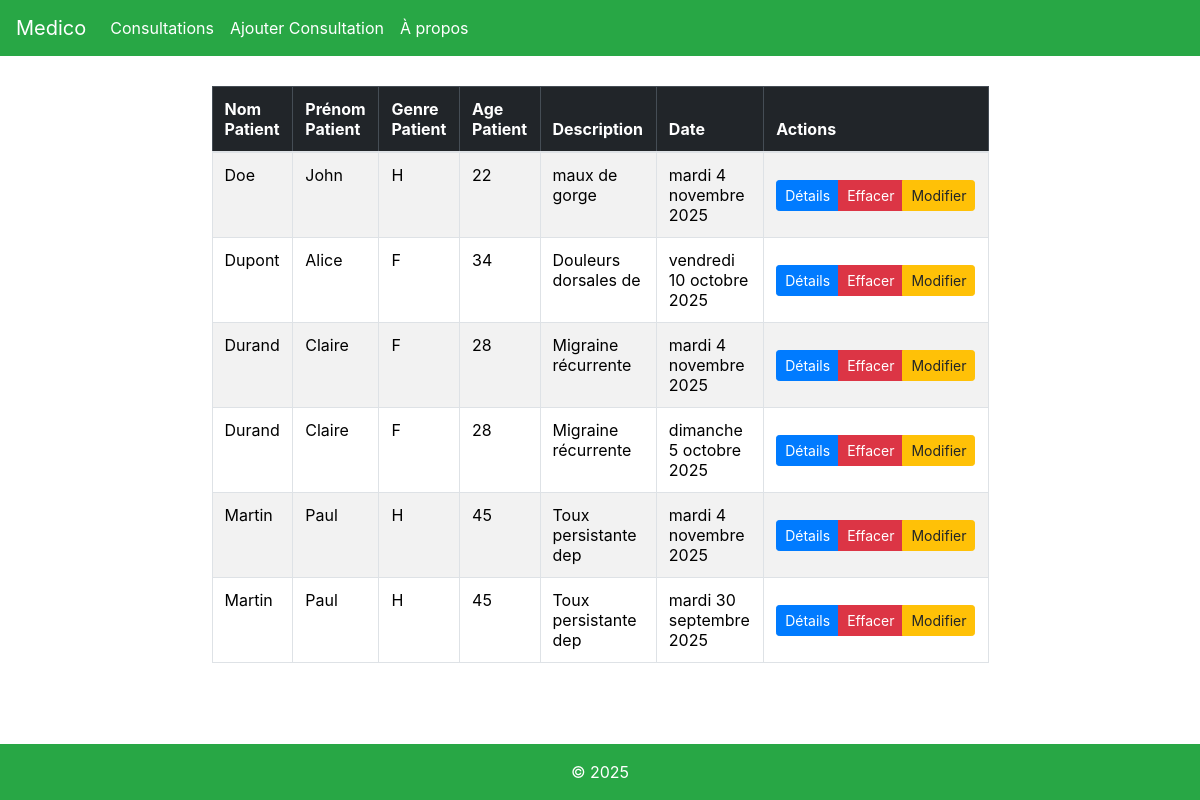
/consultations/, run on an earlier commit of the app's database.
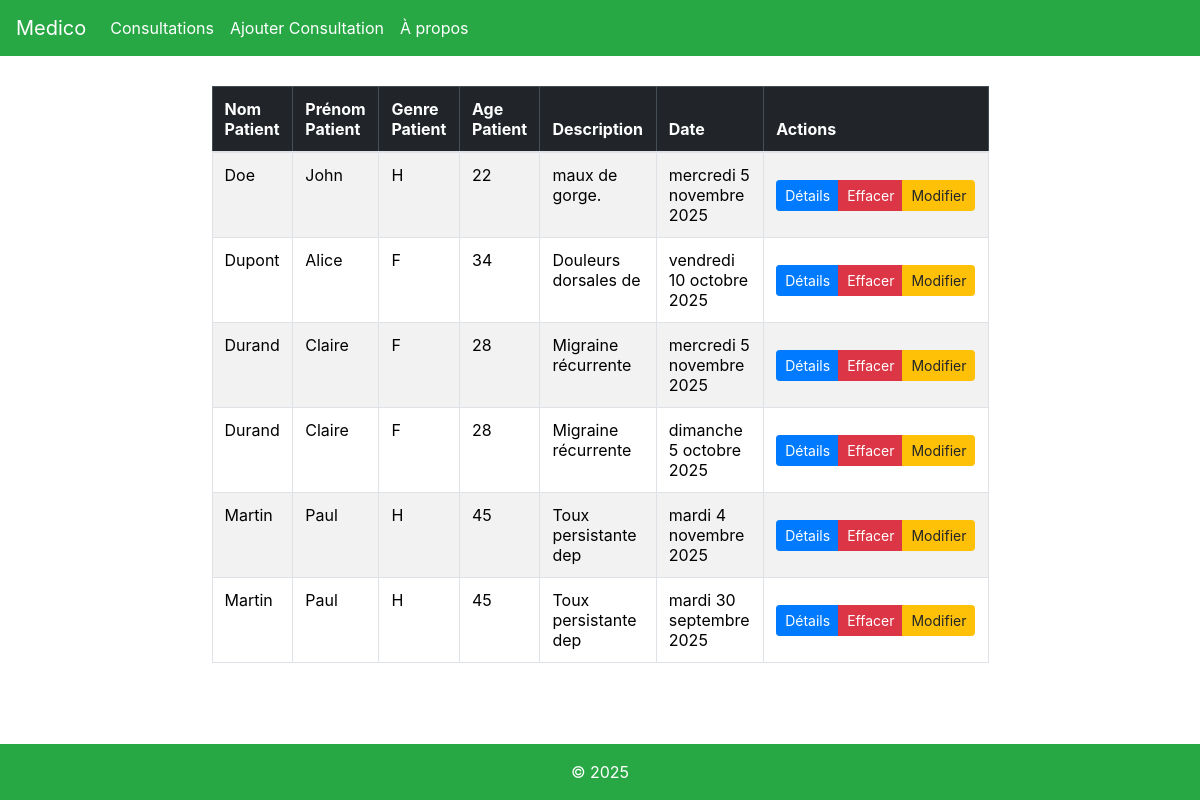
And on a later commit of the database.
### medico/models.py (models this page shows)
class Consultation(models.Model):
    GENRE_CHOIX = [('F', "Femme"), ('H', "Homme")]
    patient_nom = models.CharField(max_length=40, null=False)
    patient_prenom = models.CharField(max_length=30, null=False)
    patient_genre = models.CharField(max_length=1, null=False, choices=GENRE_CHOIX)
    patient_age = models.IntegerField(null=False)
    description = models.TextField(null=False)
    date_consultation = models.DateField(null=False)

### medico/views.py (the view)
# urls.py: path('consultations/', views.consultations, name='listeconsultations'),
def consultations(request):
    lesConsultations = Consultation.objects.all().order_by('patient_nom')
    return render(request, 'medico/listeconsultations.html', {"lesConsultations":lesConsultations})

### medico/templates/medico/listeconsultations.html (shortened to what this page needs)
{% extends 'medico/main.html'%}
{% load django_bootstrap5 %}
{% block content %}
<!DOCTYPE html>
<html lang="en">
<head>
    <link rel="stylesheet" href="https://stackpath.bootstrapcdn.com/bootstrap/4.5.2/css/bootstrap.min.css">
</head>
<body>
    <div class="custom-table">
{% if lesConsultations %}
<table class="table table-striped table-bordered">
    <thead class="table-dark">
        <tr>
            <th>Nom Patient</th>
            <th>Prénom Patient</th>
            <th>Genre Patient</th>
            <th>Age Patient</th>
            <th>Description</th>
            <th>Date</th>
            <th>Actions</th>
        </tr>
    </thead>
    <tbody>
        {% for uneConsultation in lesConsultations %}
        <tr>
        <td>{{uneConsultation.patient_nom}}</td>
        <td>{{uneConsultation.patient_prenom}}</td>
        <td>{{uneConsultation.patient_genre}}</td>
        <td>{{uneConsultation.patient_age}}</td>
        <td>{{uneConsultation.description|slice:":20"}}</td>
        <td>{{ uneConsultation.date_consultation|date:"l j F Y" }}</td>
        <td class="text-center align-middle"><div class="btn-group btn-group-sm" role="group"><a class="btn btn-primary btn-sm" href="{% url 'consultationDetail' uneConsultation.id %}">Détails</a>
        <a class="btn btn-danger btn-sm" href="{% url 'deleteconsultation' uneConsultation.id %}">Effacer</a>
        <a class="btn btn-warning btn-sm" href="{% url 'editConsultation' uneConsultation.id %}" >Modifier</a></div></td>
    </tr>
        {% endfor %}
    </tbody>
</table>
</div>
{% else %}
<p>Aucunes Consultations.</p>
{% endif %}
</body>
</html>
{% endblock %}

### medico/templates/medico/main.html (shortened to what this page needs)
{% load django_bootstrap5 %}
{% bootstrap_css %}
<!DOCTYPE html>
 <html lang="fr">
  <head><meta charset="utf-8">
   <link rel="stylesheet" href="https://stackpath.bootstrapcdn.com/bootstrap/4.5.2/css/bootstrap.min.css">
  </head>
  <body class="d-flex flex-column min-vh-100">
    <nav class="navbar navbar-expand-lg navbar-light bg-success">
    <a class="text-white navbar-brand" href="{% url 'about' %}">Medico</a>
    <ul class="navbar-nav mr-auto">
    <li class="navbar-item active">
    <a class=" text-white nav-link" href="{% url 'listeconsultations' %}">Consultations</a>
  </li>
  <li class="navbar-item active">
    <a class="text-white nav-link" href="{% url 'nouvelle_consultation' %}">Ajouter Consultation</a>
  </li>
    <li class="navbar-item active">
    <a class="text-white nav-link" href="{% url 'about' %}">À propos</a>
    </li>
    </ul>
  </nav>
      <div class="container flex-grow-1">
      {% block content %}
      {% endblock %}
       </div>
  </body>
<footer class="bg-success text-white text-center text-lg-start mt-auto">
  <div class="text-center p-3">
    © 2025
  </div>
</footer>
</html>

### medico/templates/medico/listeconsultations.html (style rules this page uses)
.custom-table { width: 70%; margin: 30px auto 0 auto; }

What changed in the data, as far as the page shows it:
changed Consultation "Doe": description "maux de gorge" → "maux de gorge."; date_consultation "mardi 4 novembre 2025" → "mercredi 5 novembre 2025"
changed Consultation (number 3 of 6 on the later page): date_consultation "mardi 4 novembre 2025" → "mercredi 5 novembre 2025"
